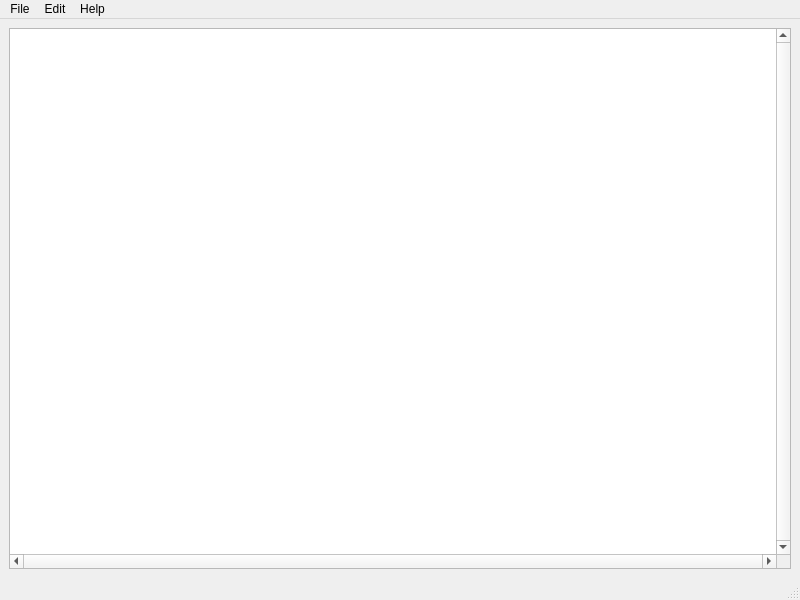
<?xml version="1.0" encoding="UTF-8"?>
<ui version="4.0">
 <class>MainWindow</class>
 <widget class="QMainWindow" name="MainWindow">
  <property name="geometry">
   <rect>
    <x>0</x>
    <y>0</y>
    <width>800</width>
    <height>600</height>
   </rect>
  </property>
  <property name="windowTitle">
   <string>MainWindow</string>
  </property>
  <widget class="QWidget" name="centralwidget">
   <layout class="QHBoxLayout" name="horizontalLayout_2">
    <item>
     <widget class="QTreeWidget" name="storageView">
      <property name="sizePolicy">
       <sizepolicy hsizetype="Minimum" vsizetype="Expanding">
        <horstretch>0</horstretch>
        <verstretch>0</verstretch>
       </sizepolicy>
      </property>
      <property name="verticalScrollBarPolicy">
       <enum>Qt::ScrollBarAlwaysOn</enum>
      </property>
      <property name="horizontalScrollBarPolicy">
       <enum>Qt::ScrollBarAlwaysOn</enum>
      </property>
      <property name="sizeAdjustPolicy">
       <enum>QAbstractScrollArea::AdjustIgnored</enum>
      </property>
      <property name="alternatingRowColors">
       <bool>true</bool>
      </property>
      <property name="sortingEnabled">
       <bool>true</bool>
      </property>
      <attribute name="headerVisible">
       <bool>false</bool>
      </attribute>
      <column>
       <property name="text">
        <string notr="true">1</string>
       </property>
      </column>
     </widget>
    </item>
    <item>
     <spacer name="horizontalSpacer">
      <property name="orientation">
       <enum>Qt::Horizontal</enum>
      </property>
      <property name="sizeType">
       <enum>QSizePolicy::Minimum</enum>
      </property>
      <property name="sizeHint" stdset="0">
       <size>
        <width>0</width>
        <height>20</height>
       </size>
      </property>
     </spacer>
    </item>
    <item>
     <layout class="QVBoxLayout" name="sidebar_widget"/>
    </item>
   </layout>
  </widget>
  <widget class="QMenuBar" name="menubar">
   <property name="geometry">
    <rect>
     <x>0</x>
     <y>0</y>
     <width>800</width>
     <height>20</height>
    </rect>
   </property>
   <widget class="QMenu" name="menuFile">
    <property name="title">
     <string>File</string>
    </property>
    <addaction name="actionSave"/>
    <addaction name="actionView_Log"/>
    <addaction name="actionQuit"/>
   </widget>
   <widget class="QMenu" name="menuEdit">
    <property name="title">
     <string>Edit</string>
    </property>
    <addaction name="actionAddLocation"/>
    <addaction name="actionAddConnection"/>
    <addaction name="actionBuild_Cache"/>
   </widget>
   <widget class="QMenu" name="menuHelp">
    <property name="title">
     <string>Help</string>
    </property>
    <addaction name="actionAbout"/>
   </widget>
   <addaction name="menuFile"/>
   <addaction name="menuEdit"/>
   <addaction name="menuHelp"/>
  </widget>
  <widget class="QStatusBar" name="statusbar"/>
  <action name="actionQuit">
   <property name="text">
    <string>Quit</string>
   </property>
  </action>
  <action name="actionSave">
   <property name="text">
    <string>Save</string>
   </property>
   <property name="shortcut">
    <string>Ctrl+S</string>
   </property>
  </action>
  <action name="actionDelete">
   <property name="text">
    <string>Delete</string>
   </property>
   <property name="shortcut">
    <string>Del</string>
   </property>
  </action>
  <action name="actionAddLocation">
   <property name="text">
    <string>Add Location</string>
   </property>
  </action>
  <action name="actionAddConnection">
   <property name="text">
    <string>Add Connection</string>
   </property>
  </action>
  <action name="actionAbout">
   <property name="text">
    <string>About</string>
   </property>
   <property name="menuRole">
    <enum>QAction::AboutRole</enum>
   </property>
  </action>
  <action name="actionBuild_Cache">
   <property name="text">
    <string>Build Cache</string>
   </property>
  </action>
  <action name="actionView_Log">
   <property name="text">
    <string>View Log</string>
   </property>
  </action>
 </widget>
 <resources/>
 <connections/>
</ui>
